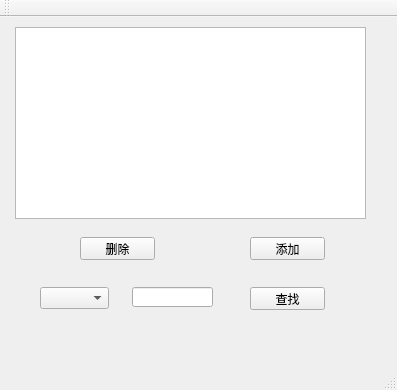
<?xml version="1.0" encoding="UTF-8"?>
<ui version="4.0">
 <class>MISDemo</class>
 <widget class="QMainWindow" name="MISDemo">
  <property name="geometry">
   <rect>
    <x>0</x>
    <y>0</y>
    <width>397</width>
    <height>390</height>
   </rect>
  </property>
  <property name="windowTitle">
   <string>MISDemo</string>
  </property>
  <widget class="QWidget" name="centralWidget">
   <widget class="QTableView" name="tableView">
    <property name="geometry">
     <rect>
      <x>15</x>
      <y>10</y>
      <width>351</width>
      <height>192</height>
     </rect>
    </property>
   </widget>
   <widget class="QPushButton" name="DeleteBtn">
    <property name="geometry">
     <rect>
      <x>80</x>
      <y>220</y>
      <width>75</width>
      <height>23</height>
     </rect>
    </property>
    <property name="text">
     <string>删除</string>
    </property>
   </widget>
   <widget class="QPushButton" name="AddBtn">
    <property name="geometry">
     <rect>
      <x>250</x>
      <y>220</y>
      <width>75</width>
      <height>23</height>
     </rect>
    </property>
    <property name="text">
     <string>添加</string>
    </property>
   </widget>
   <widget class="QPushButton" name="FindBtn">
    <property name="geometry">
     <rect>
      <x>250</x>
      <y>270</y>
      <width>75</width>
      <height>23</height>
     </rect>
    </property>
    <property name="text">
     <string>查找</string>
    </property>
   </widget>
   <widget class="QLineEdit" name="FindEdit">
    <property name="geometry">
     <rect>
      <x>132</x>
      <y>270</y>
      <width>81</width>
      <height>20</height>
     </rect>
    </property>
   </widget>
   <widget class="QComboBox" name="FindStd">
    <property name="geometry">
     <rect>
      <x>40</x>
      <y>270</y>
      <width>69</width>
      <height>22</height>
     </rect>
    </property>
   </widget>
  </widget>
  <widget class="QMenuBar" name="menuBar">
   <property name="geometry">
    <rect>
     <x>0</x>
     <y>0</y>
     <width>397</width>
     <height>19</height>
    </rect>
   </property>
  </widget>
  <widget class="QToolBar" name="mainToolBar">
   <attribute name="toolBarArea">
    <enum>TopToolBarArea</enum>
   </attribute>
   <attribute name="toolBarBreak">
    <bool>false</bool>
   </attribute>
  </widget>
  <widget class="QStatusBar" name="statusBar"/>
 </widget>
 <layoutdefault spacing="6" margin="11"/>
 <resources/>
 <connections/>
</ui>
